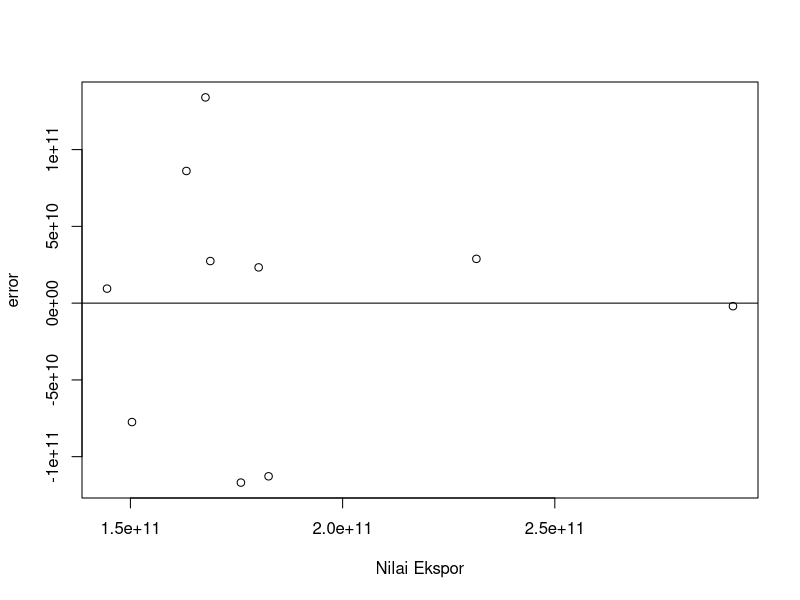
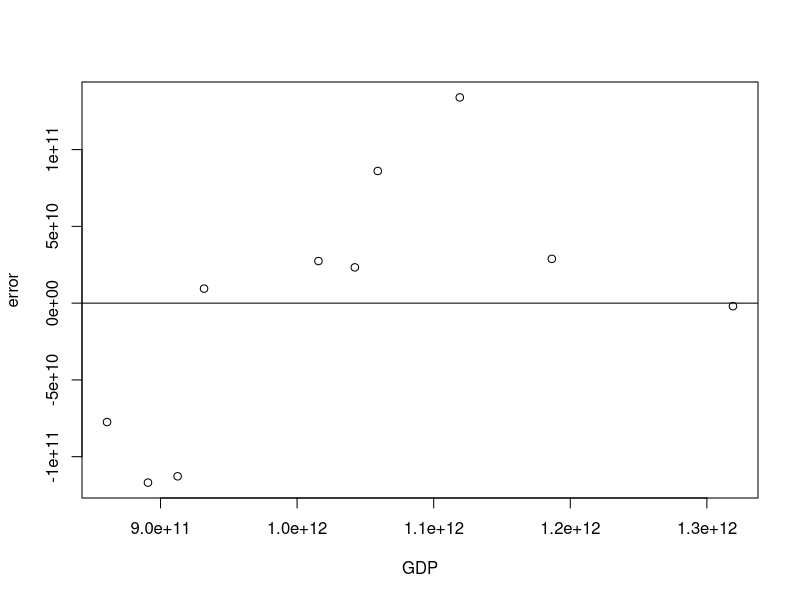

Generate these figures, in order, with R:
## ---- chunk 1
library(tidyverse)
library(readxl)
## ---- chunk 2
setwd('C:/Users/ACER-0852/Documents/METOPEL')
dat<-read_excel('UAS Metopel.xlsx')
library('readxl')
reg1<-lm(Y~X,data=dat)
dat$u<-resid(reg1)
plot(dat$X,dat$u,xlab="Nilai Ekspor",ylab="error")
abline(h=0)
## ---- chunk 3
library('readxl')
dat$u<-resid(reg1)
plot(dat$Y,dat$u,xlab="GDP",ylab="error")
abline(h=0)
## ---- chunk 4
setwd('C:/Users/ACER-0852/Documents/METOPEL')
dat<-read_excel('UAS Metopel.xlsx')
library('readxl')
reg<-lm(Y~X,data=dat)
summary(reg)
